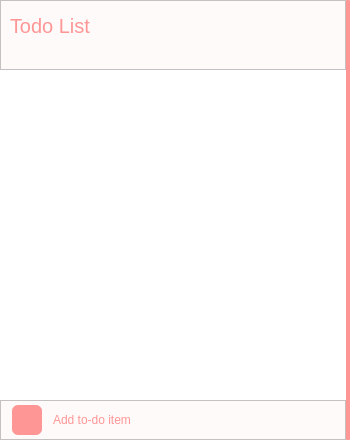
<?xml version="1.0" encoding="UTF-8"?>
<ui version="4.0">
 <class>TodoPage</class>
 <widget class="QWidget" name="TodoPage">
  <property name="geometry">
   <rect>
    <x>0</x>
    <y>0</y>
    <width>350</width>
    <height>440</height>
   </rect>
  </property>
  <property name="styleSheet">
   <string notr="true">QWidget{
	background-color : rgb(255, 255, 255);
}</string>
  </property>
  <layout class="QGridLayout" name="gridLayout">
   <property name="leftMargin">
    <number>0</number>
   </property>
   <property name="topMargin">
    <number>0</number>
   </property>
   <property name="rightMargin">
    <number>0</number>
   </property>
   <property name="bottomMargin">
    <number>0</number>
   </property>
   <property name="spacing">
    <number>0</number>
   </property>
   <item row="0" column="0">
    <widget class="QFrame" name="DailyInfo">
     <property name="minimumSize">
      <size>
       <width>346</width>
       <height>0</height>
      </size>
     </property>
     <property name="maximumSize">
      <size>
       <width>16777215</width>
       <height>70</height>
      </size>
     </property>
     <property name="styleSheet">
      <string notr="true">background-color : rgb(255, 250, 250);</string>
     </property>
     <property name="frameShape">
      <enum>QFrame::StyledPanel</enum>
     </property>
     <property name="frameShadow">
      <enum>QFrame::Raised</enum>
     </property>
     <widget class="QLabel" name="PageTitle">
      <property name="geometry">
       <rect>
        <x>10</x>
        <y>10</y>
        <width>101</width>
        <height>31</height>
       </rect>
      </property>
      <property name="styleSheet">
       <string notr="true">QLabel{
	font-size : 20px;
	color : rgb(255, 150, 150);
}</string>
      </property>
      <property name="text">
       <string>Todo List</string>
      </property>
     </widget>
    </widget>
   </item>
   <item row="0" column="1" rowspan="3">
    <widget class="QWidget" name="ScrollBar" native="true">
     <property name="sizePolicy">
      <sizepolicy hsizetype="Preferred" vsizetype="Preferred">
       <horstretch>0</horstretch>
       <verstretch>0</verstretch>
      </sizepolicy>
     </property>
     <property name="maximumSize">
      <size>
       <width>16777215</width>
       <height>16777215</height>
      </size>
     </property>
     <property name="styleSheet">
      <string notr="true">QWidget{
	background-color : rgb(255, 150, 150);
	border-radius:1px;
}</string>
     </property>
    </widget>
   </item>
   <item row="1" column="0">
    <widget class="TodoItemList" name="ItemList" native="true">
     <property name="minimumSize">
      <size>
       <width>346</width>
       <height>0</height>
      </size>
     </property>
     <property name="maximumSize">
      <size>
       <width>16777215</width>
       <height>16777215</height>
      </size>
     </property>
     <property name="styleSheet">
      <string notr="true"/>
     </property>
    </widget>
   </item>
   <item row="2" column="0">
    <widget class="QFrame" name="AddTodo">
     <property name="minimumSize">
      <size>
       <width>346</width>
       <height>0</height>
      </size>
     </property>
     <property name="maximumSize">
      <size>
       <width>16777215</width>
       <height>40</height>
      </size>
     </property>
     <property name="styleSheet">
      <string notr="true">QWidget{
	background-color : rgb(255, 250, 250);
}</string>
     </property>
     <property name="frameShape">
      <enum>QFrame::StyledPanel</enum>
     </property>
     <property name="frameShadow">
      <enum>QFrame::Raised</enum>
     </property>
     <layout class="QHBoxLayout" name="horizontalLayout">
      <property name="spacing">
       <number>11</number>
      </property>
      <property name="leftMargin">
       <number>11</number>
      </property>
      <property name="topMargin">
       <number>0</number>
      </property>
      <property name="rightMargin">
       <number>0</number>
      </property>
      <property name="bottomMargin">
       <number>0</number>
      </property>
      <item>
       <widget class="QPushButton" name="AddTodoButton">
        <property name="maximumSize">
         <size>
          <width>30</width>
          <height>30</height>
         </size>
        </property>
        <property name="styleSheet">
         <string notr="true">QPushButton{
	border :none;
	border-radius : 6px;
	background-color : rgb(255, 150, 150);
}</string>
        </property>
        <property name="text">
         <string/>
        </property>
        <property name="icon">
         <iconset resource="../../assets/files.qrc">
          <normaloff>:/20x20/icons/20x20/cil-medical-cross.png</normaloff>:/20x20/icons/20x20/cil-medical-cross.png</iconset>
        </property>
       </widget>
      </item>
      <item>
       <widget class="QLabel" name="AddDescript">
        <property name="styleSheet">
         <string notr="true">QLabel{
	color : rgb(255, 150, 150);
}</string>
        </property>
        <property name="text">
         <string>Add to-do item</string>
        </property>
       </widget>
      </item>
     </layout>
    </widget>
   </item>
  </layout>
 </widget>
 <customwidgets>
  <customwidget>
   <class>TodoItemList</class>
   <extends>QWidget</extends>
   <header>TodoPage/TodoItemList.h</header>
   <container>1</container>
  </customwidget>
 </customwidgets>
 <resources>
  <include location="../../assets/files.qrc"/>
 </resources>
 <connections/>
</ui>
